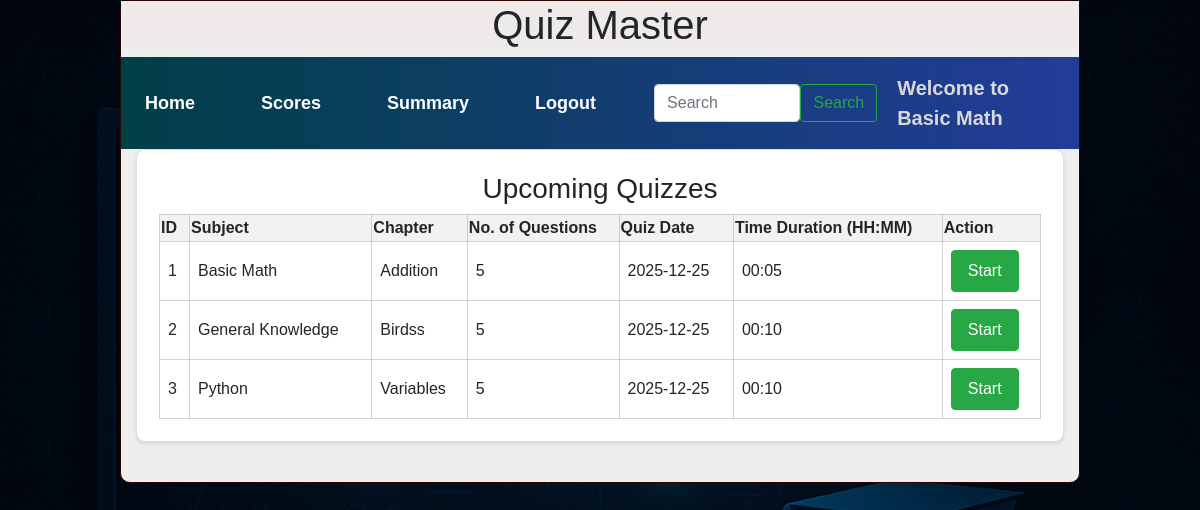
The app's page /user/1/Basic Math with its own data.
### models/models.py (models this page shows)
class Subject(db.Model):
    id = db.Column(db.Integer, primary_key=True)
    name = db.Column(db.String(255), unique=True, nullable=False)
    description = db.Column(db.Text, nullable=True)
    chapters = db.relationship("Chapter", cascade="all,delete", backref="subject", lazy=True)

class Quiz(db.Model):
    id = db.Column(db.Integer, primary_key=True)
    chapter_id = db.Column(db.Integer, db.ForeignKey("chapter.id"), nullable=False)
    date_of_quiz = db.Column(db.Date, nullable=False)
    time_duration = db.Column(db.String(50), nullable=False)
    no_of_questions = db.Column(db.Integer, nullable=False)
    questions = db.relationship("Question", cascade="all,delete", backref="quiz", lazy=True)
    scores = db.relationship("Score", cascade="all,delete", backref="quiz", lazy=True)

class Chapter(db.Model):
    id = db.Column(db.Integer, primary_key=True)
    name = db.Column(db.String(255), nullable=False)
    description = db.Column(db.Text, nullable=True)
    subject_id = db.Column(db.Integer, db.ForeignKey("subject.id"), nullable=False)
    quizzes = db.relationship("Quiz", cascade="all,delete", backref="chapter", lazy=True)

### controllers/controllers.py (the view)
@app.route("/user/<uid>/<name>")
def user_dashboard(uid, name):
    user = User.query.get_or_404(uid)
    quizzes = Quiz.query.join(Question).group_by(Quiz.id).all()
    dt_time_now = date.today()
    return render_template("user_dashboard.html", user=user, name=name, quizzes=quizzes, dt_time_now=dt_time_now)

### templates/user_dashboard.html
{% extends "user_layout.html" %}
{% block content %}
    <div class="container">
        {% if quizzes %}
        <div class="row">
            <div class="col">
                <div class="card" style="width: 100%;">
                    <div class="card-body">
                        <h3 class="text-center">Upcoming Quizzes</h3>
                        <table class="my_table1">
                            <thead class="table-light">
                                <tr>
                                    <th>ID</th>
                                    <th>Subject</th>
                                    <th>Chapter</th>
                                    <th>No. of Questions</th>
                                    <th>Quiz Date</th>
                                    <th>Time Duration (HH:MM)</th>
                                    <th>Action</th>
                                </tr>
                            </thead>
                            <tbody>
                                {% for quiz in quizzes %}
                                {%if quiz.date_of_quiz >= dt_time_now%}
                                <tr>
                                    <td>{{ loop.index }}</td>
                                    <td>{{ quiz.chapter.subject.name }}</td>
                                    <td>{{ quiz.chapter.name }}</td>
                                    <td>{{ quiz.no_of_questions }}</td>
                                    <td>{{ quiz.date_of_quiz }}</td>
                                    <td>{{ quiz.time_duration }}</td>
                                    <td>
                                        <a href="/start_quiz/{{quiz.id}}/{{user.id}}/{{name}}"
                                        class="btn btn-md btn-success px-3 py-2">Start</a>
                                    </td>
                                </tr>
                                {%endif%}
                                {% endfor %}
                            </tbody>
                        </table>
                    </div>
                </div>
            </div>
        </div>
        {% else %}
            <h3 class="text-center mt-4">No quizzes available at the moment. Please check back later!</h3>
        {% endif %}
    </div>
{% endblock %}

### templates/user_layout.html (shortened to what this page needs)
<!DOCTYPE html>
<html lang="en">
    <head>
        <link rel="stylesheet" href="/static/styles/main.css">
        <link rel="stylesheet" href="https://cdn.jsdelivr.net/npm/bootstrap@4.0.0/dist/css/bootstrap.min.css">
    </head>
    <body>
        <div class="my_panel">
            <div class="center"><h1>Quiz Master</h1></div>
                <nav class="navbar navbar-expand-lg navbar-light" style="background-image: linear-gradient(to right, rgb(1, 63, 71), rgb(35, 60, 153))">
                    <div class="collapse navbar-collapse d-flex justify-content-between align-items-center" id="navbarText">
                        <ul class="navbar-nav mx-auto text-center">
                            <li class="nav-item">
                                <a class="nav-link custom-nav-link" href="/user/{{user.id}}/{{name}}">Home</a>
                            </li>
                            <li class="nav-item">
                                <a class="nav-link custom-nav-link" href="/view_score/{{user.id}}/{{name}}">Scores</a>
                            </li>
                            <li class="nav-item">
                                <a class="nav-link active custom-nav-link" href="/user_summary/{{user.id}}/{{name}}">Summary</a>
                            </li>
                            <li class="nav-item">
                                <a class="nav-link active custom-nav-link" href="/login">Logout</a>
                            </li>
                        </ul>
                        <form class="d-flex mx-auto search-bar" method="POST" action="/user_search/{{user.id}}/{{name}}">
                            <input class="form-control" type="search" placeholder="Search" aria-label="Search" name="search_txt" id="search_txt">
                            <button class="btn btn-outline-success" type="submit">Search</button>
                        </form>
                        <span class="navbar-text welcome-text">
                            Welcome to {{name}}
                        </span>
                    </div>
                </nav>
                {%block content%}{%endblock%}
        </div>
    </body>
</html>

### static/styles/main.css (style rules this page uses)
.center { text-align:center; color:solid black; margin:auto; background-color:rgb(238, 234, 234) ; }
.my_panel { width: 80%; margin: auto; height: auto; border: 1px solid rgb(49, 4, 4); border-radius: 10px; background-color: #eeeeee; }
.custom-nav-link { font-weight: bold; font-size: 18px; margin-right: 50px; color: white !important }
.search-bar { width: 300px; margin:auto; }
.welcome-text { font-weight: bold; font-size: 20px; margin-left: 20px; color: rgba(217, 217, 217, 0.997) !important }
.my_table1 { width: 100%; border-collapse: collapse; }
.my_table1 td { padding: 8px; text-align: left; border: 1px solid rgba(181, 181, 181, 0.598); }
.my_table1 th { background-color: #f2f2f2; border: 1px solid rgba(181, 181, 181, 0.598); }
.card { padding: 2px; border-radius: 9px !important; background-color: #fff; box-shadow: 0 2px 4px rgba(0, 0, 0, 0.1); margin-bottom: 40px; }

### templates/user_layout.html (style rules this page uses)
body { background-image: url("/static/images/index.png"); background-size: cover; background-repeat: no-repeat; background-position: center; height: 100vh; margin: 0; font-family: Arial, sans-serif; }

### records on screen
Subject: name "Basic Math"
Quiz: chapter.subject.name "Basic Math", chapter.name "Addition", no_of_questions "5", date_of_quiz "2025-12-25", time_duration "00:05"
Quiz: chapter.subject.name "General Knowledge", chapter.name "Birdss", no_of_questions "5", date_of_quiz "2025-12-25", time_duration "00:10"
Quiz: chapter.subject.name "Python", chapter.name "Variables", no_of_questions "5", date_of_quiz "2025-12-25", time_duration "00:10"
